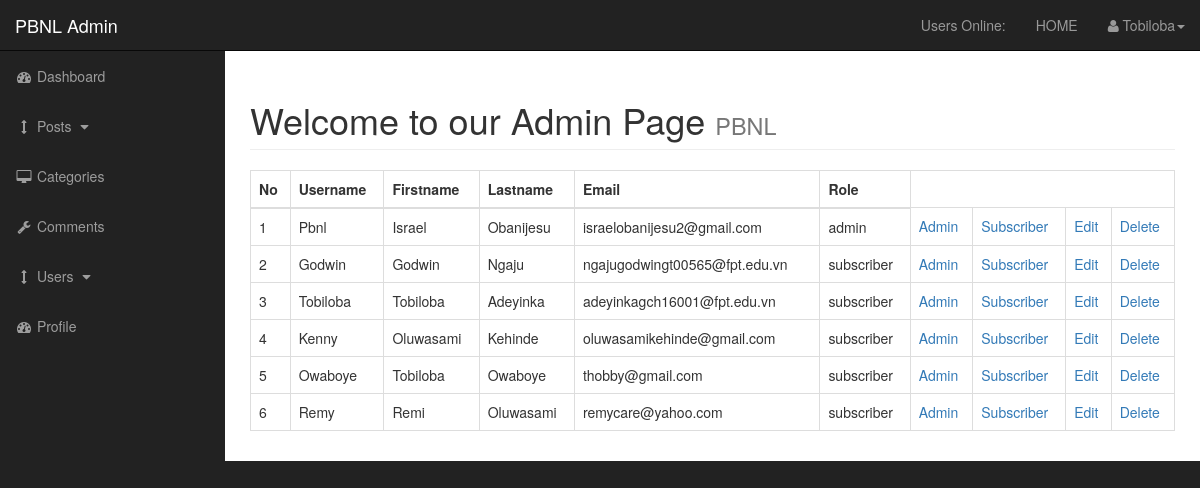
Page /admin/users.php (signed in) on the earlier database version.
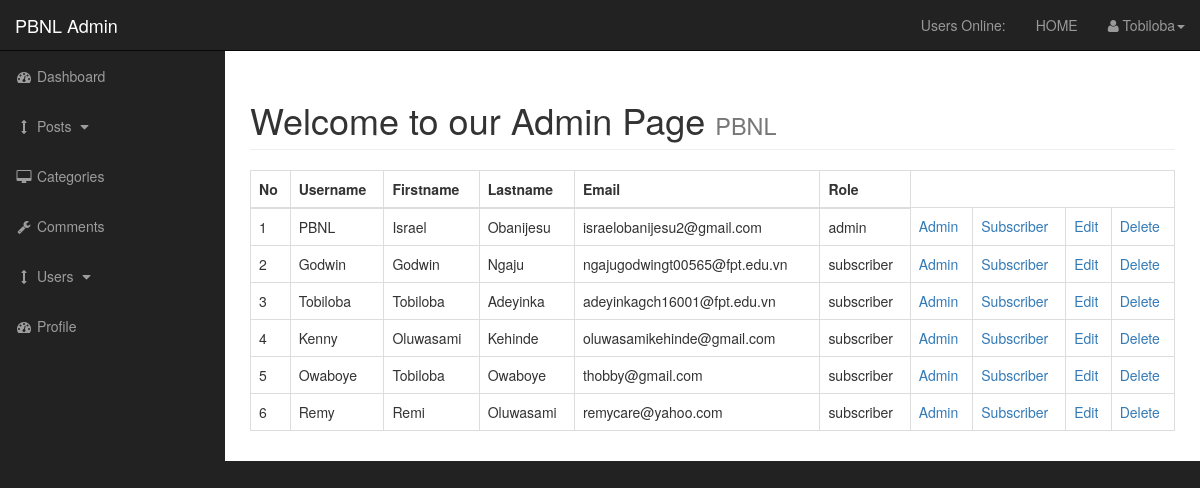
Same page on the later database version.
### tables this page shows
CREATE TABLE `users` (
  `user_id` int(3) NOT NULL,
  `user_firstname` varchar(255) NOT NULL,
  `user_lastname` varchar(255) NOT NULL,
  `username` varchar(255) NOT NULL,
  `user_email` varchar(320) NOT NULL,
  `user_password` varchar(255) NOT NULL,
  `user_image` text NOT NULL,
  `user_role` varchar(255) NOT NULL DEFAULT 'subscriber',
  `token` text NOT NULL
);

### admin/includes/display_users.php (the view, shortened to what this page needs)
   <table class="table table-bordered table-hover">
    <thead>
        <tr>
            <th>No</th>
            <th>Username</th>
            <th>Firstname</th>
            <th>Lastname</th>
            <th>Email</th>
            <th>Role</th>
        </tr>
    </thead>
    <tbody>
        <?php
            $query = "SELECT * FROM users ORDER BY user_id";
            $result = mysqli_query($connection, $query);
            while($row = mysqli_fetch_assoc($result)){
                $userId = $row['user_id'];
                $username = $row['username'];
                $userFirstname = $row['user_firstname'];
                $userLastname = $row['user_lastname'];
                $userEmail = $row['user_email'];
                $userRole = $row['user_role'];
                if($userId == 0){
                    $userId = 1;
                } else {
                    $userId = $row['user_id'];
                }
                echo "<tr>";
                echo "<td>$userId</td>";
                echo "<td>$username</td>";
                echo "<td>$userFirstname</td>";
                echo "<td>$userLastname</td>";
                echo "<td>$userEmail</td>";
                echo "<td>$userRole</td>";
                echo "<td><a href='users.php?change_to_admin={$userId}'>Admin</a>";
                echo "<td><a href='users.php?change_to_sub={$userId}'>Subscriber</a>";
                echo "<td><a href='users.php?source=edit&id={$userId}'>Edit</a>";
                echo "<td><a href='users.php?delete={$userId}' onclick=\"return confirm('Are you sure you want to delete {$username}?');\">Delete</a>";
            }
        ?>
    </tbody>
</table>

Differences in the rows shown:
changed users "Israel": username "Pbnl" → "PBNL"
